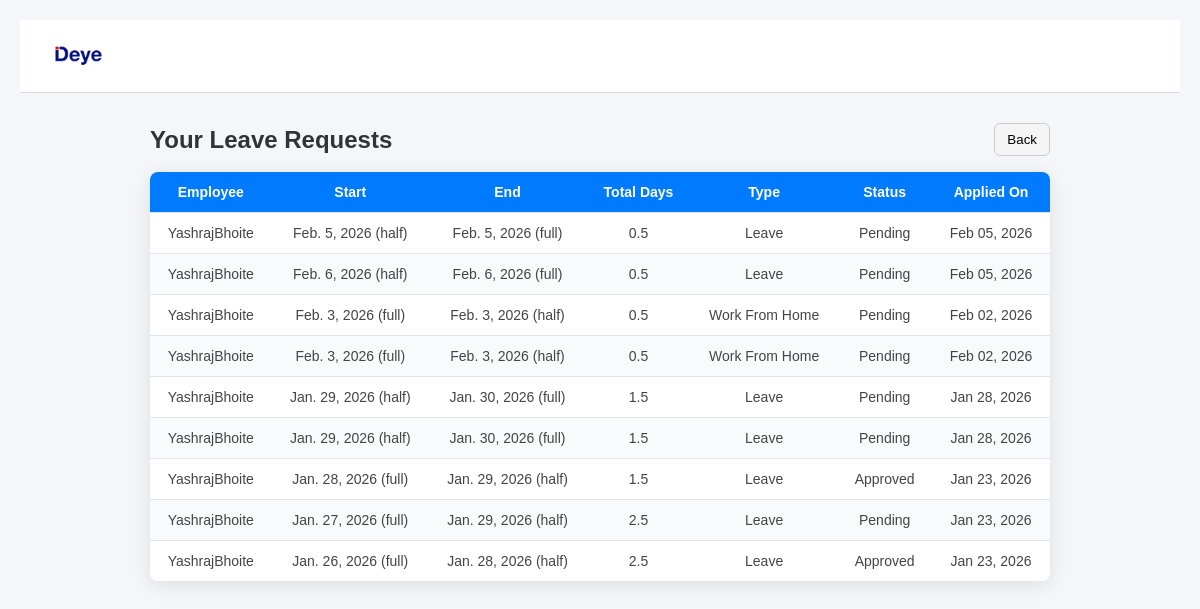
The page /leave/status/ (signed in) on the database as committed earlier.
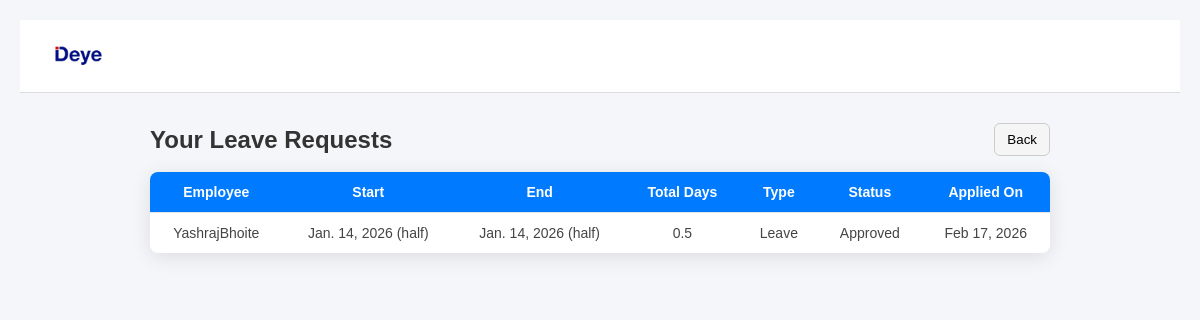
The same page on the database as committed later.
### forms/models.py (models this page shows, shortened)
class LeaveRequest(models.Model):
    LEAVE_STATUS_CHOICES = [
        ('pending', 'Pending'),
        ('approved', 'Approved'),
        ('rejected', 'Rejected'),
    ]
    LEAVE_TYPE_CHOICES = [
        ('leave', 'Leave'),
        ('wfh', 'Work From Home'),
    ]
    DAY_PORTION_CHOICES = [
        ('full', 'Full Day'),
        ('half', 'Half Day'),
    ]
    user = models.ForeignKey(User, on_delete=models.CASCADE)
    leave_type = models.CharField(max_length=20, choices=LEAVE_TYPE_CHOICES)
    start_date = models.DateField()
    end_date = models.DateField()
    start_breakdown = models.CharField(max_length=10, choices=DAY_PORTION_CHOICES, default='full')
    end_breakdown = models.CharField(max_length=10, choices=DAY_PORTION_CHOICES, default='full')
    reason = models.TextField(blank=True)
    status = models.CharField(max_length=20, choices=LEAVE_STATUS_CHOICES, default='pending')
    total_days = models.FloatField(default=0.0)
    applied_at = models.DateTimeField(auto_now_add=True)
    status_changed_at = models.DateTimeField(blank=True, null=True)
    status_changed_by = models.ForeignKey(User, on_delete=models.SET_NULL, null=True, blank=True, related_name='updated_leaves')

### forms/views.py (the view)
# urls.py: path('leave/status/', views.leave_status, name='leave_status'),
@login_required
def leave_status(request):
    leaves = LeaveRequest.objects.filter(user=request.user).order_by('-id')
    return render(request, 'leave/leave_status.html', {'leaves': leaves})

### forms/templates/leave/leave_status.html (shortened to what this page needs)
<!DOCTYPE html>
<html lang="en">
<head>
    {% load static %}
</head>
<body>
    <div class="header">
        <div class="header-title">
            <a href="/">
                <img src="{% static 'admin/Images/logo-deye-300x225.webp' %}" alt="DEYE">
            </a>
        </div>
    </div>
    <div style="display:flex; justify-content:space-between; align-items:center; margin: 0 auto 16px; max-width: 900px;">
        <h2 style="margin:0;">Your Leave Requests</h2>
        <button type="button" onclick="history.back();" style="padding:8px 12px; border:1px solid #ccc; background:#f5f5f5; border-radius:6px; cursor:pointer;">Back</button>
    </div>
    <table>
        <thead>
            <tr>
                <th>Employee</th>
                <th>Start</th>
                <th>End</th>
                <th>Total Days</th>
                <th>Type</th>
                <th>Status</th>
                <th>Applied On</th>
            </tr>
        </thead>
        <tbody>
            {% for leave in leaves %}
            <tr>
                <td>{{ leave.user.get_username }}</td>
                <td>{{ leave.start_date }} ({{ leave.start_breakdown }})</td>
                <td>{{ leave.end_date }} ({{ leave.end_breakdown }})</td>
                <td>{{ leave.total_days }}</td>
                <td>{{ leave.get_leave_type_display }}</td>
                <td>{{ leave.status|title }}</td>
                <td>{{ leave.applied_at|date:"M d, Y" }}</td>
            </tr>
            {% empty %}
            <tr>
                <td colspan="7" class="no-data">No leave requests found</td>
            </tr>
            {% endfor %}
        </tbody>
    </table>
</body>
</html>

Rows that differ between the two databases and show on the page:
removed LeaveRequest: user.get_username "YashrajBhoite", start_date "Feb. 5, 2026", start_breakdown "half", end_date "Feb. 5, 2026", end_breakdown "full", total_days "0.5", leave_type "Leave", status "Pending", applied_at "Feb 05, 2026"
removed LeaveRequest: user.get_username "YashrajBhoite", start_date "Feb. 6, 2026", start_breakdown "half", end_date "Feb. 6, 2026", end_breakdown "full", total_days "0.5", leave_type "Leave", status "Pending", applied_at "Feb 05, 2026"
removed LeaveRequest: user.get_username "YashrajBhoite", start_date "Feb. 3, 2026", start_breakdown "full", end_date "Feb. 3, 2026", end_breakdown "half", total_days "0.5", leave_type "Work From Home", status "Pending", applied_at "Feb 02, 2026"
removed LeaveRequest: user.get_username "YashrajBhoite", start_date "Feb. 3, 2026", start_breakdown "full", end_date "Feb. 3, 2026", end_breakdown "half", total_days "0.5", leave_type "Work From Home", status "Pending", applied_at "Feb 02, 2026"
removed LeaveRequest: user.get_username "YashrajBhoite", start_date "Jan. 29, 2026", start_breakdown "half", end_date "Jan. 30, 2026", end_breakdown "full", total_days "1.5", leave_type "Leave", status "Pending", applied_at "Jan 28, 2026"
removed LeaveRequest: user.get_username "YashrajBhoite", start_date "Jan. 29, 2026", start_breakdown "half", end_date "Jan. 30, 2026", end_breakdown "full", total_days "1.5", leave_type "Leave", status "Pending", applied_at "Jan 28, 2026"
removed LeaveRequest: user.get_username "YashrajBhoite", start_date "Jan. 28, 2026", start_breakdown "full", end_date "Jan. 29, 2026", end_breakdown "half", total_days "1.5", leave_type "Leave", status "Approved", applied_at "Jan 23, 2026"
removed LeaveRequest: user.get_username "YashrajBhoite", start_date "Jan. 27, 2026", start_breakdown "full", end_date "Jan. 29, 2026", end_breakdown "half", total_days "2.5", leave_type "Leave", status "Pending", applied_at "Jan 23, 2026"
removed LeaveRequest: user.get_username "YashrajBhoite", start_date "Jan. 26, 2026", start_breakdown "full", end_date "Jan. 28, 2026", end_breakdown "half", total_days "2.5", leave_type "Leave", status "Approved", applied_at "Jan 23, 2026"
added LeaveRequest: user.get_username "YashrajBhoite", start_date "Jan. 14, 2026", start_breakdown "half", end_date "Jan. 14, 2026", end_breakdown "half", total_days "0.5", leave_type "Leave", status "Approved", applied_at "Feb 17, 2026"
